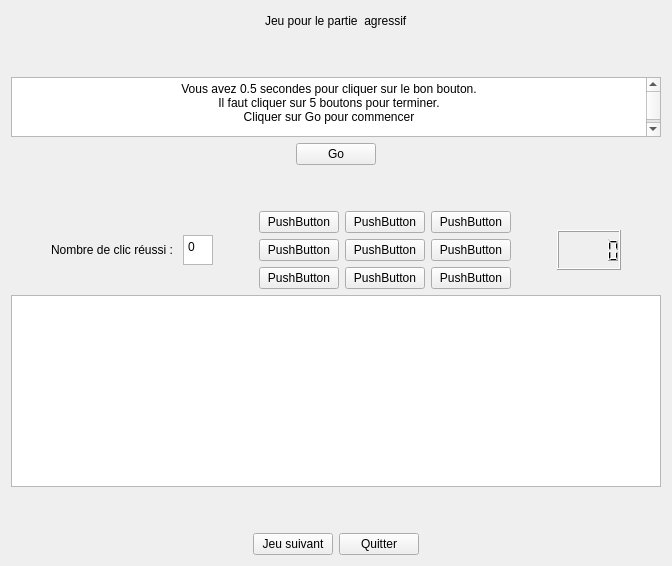
      <widget class="QWidget" name="page_jeu3">
       <layout class="QHBoxLayout" name="horizontalLayout_26">
        <item>
         <layout class="QHBoxLayout" name="horizontalLayout_27">
          <item>
           <layout class="QVBoxLayout" name="verticalLayout_7">
            <item>
             <layout class="QHBoxLayout" name="horizontalLayout_16">
              <item>
               <spacer name="horizontalSpacer_15">
                <property name="orientation">
                 <enum>Qt::Horizontal</enum>
                </property>
                <property name="sizeHint" stdset="0">
                 <size>
                  <width>40</width>
                  <height>20</height>
                 </size>
                </property>
               </spacer>
              </item>
              <item>
               <widget class="QLabel" name="label_6">
                <property name="text">
                 <string>Jeu pour le partie  agressif</string>
                </property>
               </widget>
              </item>
              <item>
               <spacer name="horizontalSpacer_16">
                <property name="orientation">
                 <enum>Qt::Horizontal</enum>
                </property>
                <property name="sizeHint" stdset="0">
                 <size>
                  <width>40</width>
                  <height>20</height>
                 </size>
                </property>
               </spacer>
              </item>
             </layout>
            </item>
            <item>
             <spacer name="verticalSpacer_5">
              <property name="orientation">
               <enum>Qt::Vertical</enum>
              </property>
              <property name="sizeType">
               <enum>QSizePolicy::Fixed</enum>
              </property>
              <property name="sizeHint" stdset="0">
               <size>
                <width>20</width>
                <height>40</height>
               </size>
              </property>
             </spacer>
            </item>
            <item>
             <widget class="QTextBrowser" name="Enonce_3">
              <property name="minimumSize">
               <size>
                <width>0</width>
                <height>50</height>
               </size>
              </property>
              <property name="maximumSize">
               <size>
                <width>16777215</width>
                <height>60</height>
               </size>
              </property>
              <property name="html">
               <string>&lt;!DOCTYPE HTML PUBLIC &quot;-//W3C//DTD HTML 4.0//EN&quot; &quot;http://www.w3.org/TR/REC-html40/strict.dtd&quot;&gt;
&lt;html&gt;&lt;head&gt;&lt;meta name=&quot;qrichtext&quot; content=&quot;1&quot; /&gt;&lt;style type=&quot;text/css&quot;&gt;
p, li { white-space: pre-wrap; }
&lt;/style&gt;&lt;/head&gt;&lt;body style=&quot; font-family:'Noto Sans'; font-size:9pt; font-weight:400; font-style:normal;&quot;&gt;
&lt;p align=&quot;center&quot; style=&quot; margin-top:0px; margin-bottom:0px; margin-left:0px; margin-right:0px; -qt-block-indent:0; text-indent:0px;&quot;&gt;Vous avez 0.5 secondes pour cliquer sur le bon bouton.&lt;/p&gt;
&lt;p align=&quot;center&quot; style=&quot; margin-top:0px; margin-bottom:0px; margin-left:0px; margin-right:0px; -qt-block-indent:0; text-indent:0px;&quot;&gt;Il faut cliquer sur 5 boutons pour terminer.&lt;/p&gt;
&lt;p align=&quot;center&quot; style=&quot; margin-top:0px; margin-bottom:0px; margin-left:0px; margin-right:0px; -qt-block-indent:0; text-indent:0px;&quot;&gt;Cliquer sur Go pour commencer&lt;/p&gt;
&lt;p align=&quot;center&quot; style=&quot;-qt-paragraph-type:empty; margin-top:0px; margin-bottom:0px; margin-left:0px; margin-right:0px; -qt-block-indent:0; text-indent:0px;&quot;&gt;&lt;br /&gt;&lt;/p&gt;&lt;/body&gt;&lt;/html&gt;</string>
              </property>
             </widget>
            </item>
            <item>
             <layout class="QHBoxLayout" name="horizontalLayout_17">
              <item>
               <spacer name="horizontalSpacer_30">
                <property name="orientation">
                 <enum>Qt::Horizontal</enum>
                </property>
                <property name="sizeHint" stdset="0">
                 <size>
                  <width>40</width>
                  <height>20</height>
                 </size>
                </property>
               </spacer>
              </item>
              <item>
               <widget class="QPushButton" name="go_timer">
                <property name="text">
                 <string>Go</string>
                </property>
               </widget>
              </item>
              <item>
               <spacer name="horizontalSpacer_27">
                <property name="orientation">
                 <enum>Qt::Horizontal</enum>
                </property>
                <property name="sizeHint" stdset="0">
                 <size>
                  <width>40</width>
                  <height>20</height>
                 </size>
                </property>
               </spacer>
              </item>
             </layout>
            </item>
            <item>
             <spacer name="verticalSpacer_8">
              <property name="orientation">
               <enum>Qt::Vertical</enum>
              </property>
              <property name="sizeType">
               <enum>QSizePolicy::Fixed</enum>
              </property>
              <property name="sizeHint" stdset="0">
               <size>
                <width>20</width>
                <height>40</height>
               </size>
              </property>
             </spacer>
            </item>
            <item>
             <layout class="QHBoxLayout" name="horizontalLayout_21">
              <item>
               <spacer name="horizontalSpacer_26">
                <property name="orientation">
                 <enum>Qt::Horizontal</enum>
                </property>
                <property name="sizeHint" stdset="0">
                 <size>
                  <width>40</width>
                  <height>20</height>
                 </size>
                </property>
               </spacer>
              </item>
              <item>
               <widget class="QLabel" name="label_7">
                <property name="maximumSize">
                 <size>
                  <width>150</width>
                  <height>50</height>
                 </size>
                </property>
                <property name="text">
                 <string>Nombre de clic réussi : </string>
                </property>
               </widget>
              </item>
              <item>
               <widget class="QTextEdit" name="nb_clic">
                <property name="maximumSize">
                 <size>
                  <width>30</width>
                  <height>30</height>
                 </size>
                </property>
                <property name="html">
                 <string>&lt;!DOCTYPE HTML PUBLIC &quot;-//W3C//DTD HTML 4.0//EN&quot; &quot;http://www.w3.org/TR/REC-html40/strict.dtd&quot;&gt;
&lt;html&gt;&lt;head&gt;&lt;meta name=&quot;qrichtext&quot; content=&quot;1&quot; /&gt;&lt;style type=&quot;text/css&quot;&gt;
p, li { white-space: pre-wrap; }
&lt;/style&gt;&lt;/head&gt;&lt;body style=&quot; font-family:'Noto Sans'; font-size:9pt; font-weight:400; font-style:normal;&quot;&gt;
&lt;p style=&quot; margin-top:0px; margin-bottom:0px; margin-left:0px; margin-right:0px; -qt-block-indent:0; text-indent:0px;&quot;&gt;0&lt;/p&gt;&lt;/body&gt;&lt;/html&gt;</string>
                </property>
               </widget>
              </item>
              <item>
               <spacer name="horizontalSpacer_28">
                <property name="orientation">
                 <enum>Qt::Horizontal</enum>
                </property>
                <property name="sizeType">
                 <enum>QSizePolicy::Fixed</enum>
                </property>
                <property name="sizeHint" stdset="0">
                 <size>
                  <width>40</width>
                  <height>20</height>
                 </size>
                </property>
               </spacer>
              </item>
              <item>
               <layout class="QGridLayout" name="gridLayout">
                <item row="2" column="2">
                 <widget class="QPushButton" name="pushButton_9">
                  <property name="text">
                   <string>PushButton</string>
                  </property>
                 </widget>
                </item>
                <item row="1" column="3">
                 <widget class="QPushButton" name="pushButton_6">
                  <property name="text">
                   <string>PushButton</string>
                  </property>
                 </widget>
                </item>
                <item row="2" column="3">
                 <widget class="QPushButton" name="pushButton_10">
                  <property name="text">
                   <string>PushButton</string>
                  </property>
                 </widget>
                </item>
                <item row="0" column="2">
                 <widget class="QPushButton" name="pushButton_8">
                  <property name="text">
                   <string>PushButton</string>
                  </property>
                 </widget>
                </item>
                <item row="1" column="2">
                 <widget class="QPushButton" name="pushButton_7">
                  <property name="text">
                   <string>PushButton</string>
                  </property>
                 </widget>
                </item>
                <item row="0" column="3">
                 <widget class="QPushButton" name="pushButton_5">
                  <property name="text">
                   <string>PushButton</string>
                  </property>
                 </widget>
                </item>
                <item row="0" column="0">
                 <widget class="QPushButton" name="pushButton_13">
                  <property name="text">
                   <string>PushButton</string>
                  </property>
                 </widget>
                </item>
                <item row="1" column="0">
                 <widget class="QPushButton" name="pushButton_11">
                  <property name="text">
                   <string>PushButton</string>
                  </property>
                 </widget>
                </item>
                <item row="2" column="0">
                 <widget class="QPushButton" name="pushButton_12">
                  <property name="text">
                   <string>PushButton</string>
                  </property>
                 </widget>
                </item>
               </layout>
              </item>
              <item>
               <spacer name="horizontalSpacer_29">
                <property name="orientation">
                 <enum>Qt::Horizontal</enum>
                </property>
                <property name="sizeType">
                 <enum>QSizePolicy::Fixed</enum>
                </property>
                <property name="sizeHint" stdset="0">
                 <size>
                  <width>40</width>
                  <height>20</height>
                 </size>
                </property>
               </spacer>
              </item>
              <item>
               <widget class="QLCDNumber" name="lcdNumber">
                <property name="enabled">
                 <bool>true</bool>
                </property>
                <property name="maximumSize">
                 <size>
                  <width>80</width>
                  <height>40</height>
                 </size>
                </property>
                <property name="font">
                 <font>
                  <weight>75</weight>
                  <italic>true</italic>
                  <bold>true</bold>
                 </font>
                </property>
                <property name="mouseTracking">
                 <bool>false</bool>
                </property>
                <property name="autoFillBackground">
                 <bool>false</bool>
                </property>
                <property name="smallDecimalPoint">
                 <bool>false</bool>
                </property>
               </widget>
              </item>
              <item>
               <spacer name="horizontalSpacer_31">
                <property name="orientation">
                 <enum>Qt::Horizontal</enum>
                </property>
                <property name="sizeHint" stdset="0">
                 <size>
                  <width>40</width>
                  <height>20</height>
                 </size>
                </property>
               </spacer>
              </item>
             </layout>
            </item>
            <item>
             <widget class="QTextEdit" name="Resultat_3"/>
            </item>
            <item>
             <spacer name="verticalSpacer_7">
              <property name="orientation">
               <enum>Qt::Vertical</enum>
              </property>
              <property name="sizeHint" stdset="0">
               <size>
                <width>20</width>
                <height>40</height>
               </size>
              </property>
             </spacer>
            </item>
            <item>
             <layout class="QHBoxLayout" name="horizontalLayout_23">
              <item>
               <spacer name="horizontalSpacer_35">
                <property name="orientation">
                 <enum>Qt::Horizontal</enum>
                </property>
                <property name="sizeHint" stdset="0">
                 <size>
                  <width>40</width>
                  <height>20</height>
                 </size>
                </property>
               </spacer>
              </item>
              <item>
               <widget class="QPushButton" name="next_jeu3_2">
                <property name="text">
                 <string>Jeu suivant</string>
                </property>
               </widget>
              </item>
              <item>
               <widget class="QPushButton" name="pushButton_4">
                <property name="text">
                 <string>Quitter</string>
                </property>
               </widget>
              </item>
              <item>
               <spacer name="horizontalSpacer_36">
                <property name="orientation">
                 <enum>Qt::Horizontal</enum>
                </property>
                <property name="sizeHint" stdset="0">
                 <size>
                  <width>40</width>
                  <height>20</height>
                 </size>
                </property>
               </spacer>
              </item>
             </layout>
            </item>
           </layout>
          </item>
         </layout>
        </item>
       </layout>
      </widget>
